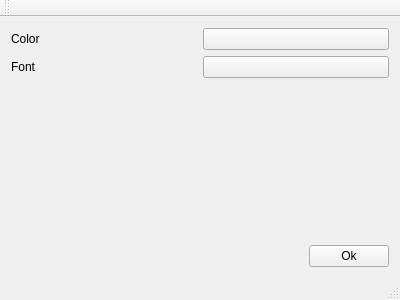
<?xml version="1.0" encoding="UTF-8"?>
<ui version="4.0">
 <class>MainWindow</class>
 <widget class="QMainWindow" name="MainWindow">
  <property name="geometry">
   <rect>
    <x>0</x>
    <y>0</y>
    <width>400</width>
    <height>300</height>
   </rect>
  </property>
  <property name="windowTitle">
   <string>MainWindow</string>
  </property>
  <widget class="QWidget" name="centralWidget">
   <layout class="QGridLayout" name="gridLayout_2">
    <item row="0" column="0">
     <layout class="QGridLayout" name="gridLayout">
      <item row="0" column="0">
       <layout class="QHBoxLayout" name="horizontalLayout_2">
        <item>
         <layout class="QVBoxLayout" name="verticalLayout">
          <item>
           <widget class="QLabel" name="label">
            <property name="text">
             <string>Color</string>
            </property>
            <property name="buddy">
             <cstring>pushButton</cstring>
            </property>
           </widget>
          </item>
          <item>
           <widget class="QLabel" name="label_2">
            <property name="text">
             <string>Font</string>
            </property>
            <property name="buddy">
             <cstring>pushButtonFont</cstring>
            </property>
           </widget>
          </item>
         </layout>
        </item>
        <item>
         <layout class="QVBoxLayout" name="verticalLayout_2">
          <item>
           <widget class="ColorButton" name="pushButton">
            <property name="text">
             <string/>
            </property>
           </widget>
          </item>
          <item>
           <widget class="QPushButton" name="pushButtonFont">
            <property name="text">
             <string/>
            </property>
           </widget>
          </item>
         </layout>
        </item>
       </layout>
      </item>
      <item row="1" column="0">
       <spacer name="verticalSpacer">
        <property name="orientation">
         <enum>Qt::Vertical</enum>
        </property>
        <property name="sizeHint" stdset="0">
         <size>
          <width>20</width>
          <height>40</height>
         </size>
        </property>
       </spacer>
      </item>
      <item row="2" column="0">
       <layout class="QHBoxLayout" name="horizontalLayout">
        <item>
         <spacer name="horizontalSpacer">
          <property name="orientation">
           <enum>Qt::Horizontal</enum>
          </property>
          <property name="sizeHint" stdset="0">
           <size>
            <width>40</width>
            <height>20</height>
           </size>
          </property>
         </spacer>
        </item>
        <item>
         <widget class="QPushButton" name="pushButtonOk">
          <property name="text">
           <string>Ok</string>
          </property>
         </widget>
        </item>
       </layout>
      </item>
     </layout>
    </item>
   </layout>
  </widget>
  <widget class="QMenuBar" name="menuBar">
   <property name="geometry">
    <rect>
     <x>0</x>
     <y>0</y>
     <width>400</width>
     <height>22</height>
    </rect>
   </property>
  </widget>
  <widget class="QToolBar" name="mainToolBar">
   <attribute name="toolBarArea">
    <enum>TopToolBarArea</enum>
   </attribute>
   <attribute name="toolBarBreak">
    <bool>false</bool>
   </attribute>
  </widget>
  <widget class="QStatusBar" name="statusBar"/>
 </widget>
 <layoutdefault spacing="6" margin="11"/>
 <customwidgets>
  <customwidget>
   <class>ColorButton</class>
   <extends>QPushButton</extends>
   <header>colorbutton.h</header>
  </customwidget>
 </customwidgets>
 <resources/>
 <connections/>
</ui>
